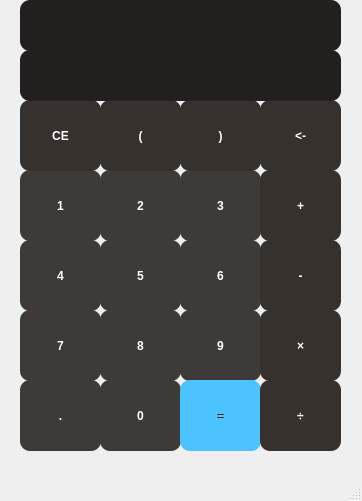
<?xml version="1.0" encoding="UTF-8"?>
<ui version="4.0">
 <class>MainWindow</class>
 <widget class="QMainWindow" name="MainWindow">
  <property name="geometry">
   <rect>
    <x>0</x>
    <y>0</y>
    <width>362</width>
    <height>501</height>
   </rect>
  </property>
  <property name="maximumSize">
   <size>
    <width>362</width>
    <height>16777215</height>
   </size>
  </property>
  <property name="windowTitle">
   <string>MainWindow</string>
  </property>
  <property name="windowIcon">
   <iconset>
    <normaloff>icon.png</normaloff>icon.png</iconset>
  </property>
  <property name="styleSheet">
   <string notr="true">MainWindow{
background-color:rgb(34, 31, 30);
}</string>
  </property>
  <widget class="QWidget" name="centralwidget">
   <widget class="QPushButton" name="Button4">
    <property name="geometry">
     <rect>
      <x>20</x>
      <y>240</y>
      <width>81</width>
      <height>71</height>
     </rect>
    </property>
    <property name="styleSheet">
     <string notr="true">QPushButton{
background-color:rgb(61, 58, 56);
font:bold;
color:rgb(255, 255, 255);
border-radius:10px;
}

QPushButton:hover{
background-color:rgb(55, 49, 46);
}

QPushButton:pressed{
background-color:rgb(61,58,56);
}</string>
    </property>
    <property name="text">
     <string>4</string>
    </property>
   </widget>
   <widget class="QPushButton" name="Button5">
    <property name="geometry">
     <rect>
      <x>100</x>
      <y>240</y>
      <width>81</width>
      <height>71</height>
     </rect>
    </property>
    <property name="styleSheet">
     <string notr="true">QPushButton{
background-color:rgb(61, 58, 56);
font:bold;
color:rgb(255, 255, 255);
border-radius:10px;
}

QPushButton:hover{
background-color:rgb(55, 49, 46);
}

QPushButton:pressed{
background-color:rgb(61,58,56);
}</string>
    </property>
    <property name="text">
     <string>5</string>
    </property>
   </widget>
   <widget class="QPushButton" name="Button6">
    <property name="geometry">
     <rect>
      <x>180</x>
      <y>240</y>
      <width>81</width>
      <height>71</height>
     </rect>
    </property>
    <property name="styleSheet">
     <string notr="true">QPushButton{
background-color:rgb(61, 58, 56);
font:bold;
color:rgb(255, 255, 255);
border-radius:10px;
}

QPushButton:hover{
background-color:rgb(55, 49, 46);
}

QPushButton:pressed{
background-color:rgb(61,58,56);
}</string>
    </property>
    <property name="text">
     <string>6</string>
    </property>
   </widget>
   <widget class="QPushButton" name="Button7">
    <property name="geometry">
     <rect>
      <x>20</x>
      <y>310</y>
      <width>81</width>
      <height>71</height>
     </rect>
    </property>
    <property name="styleSheet">
     <string notr="true">QPushButton{
background-color:rgb(61, 58, 56);
font:bold;
color:rgb(255, 255, 255);
border-radius:10px;
}

QPushButton:hover{
background-color:rgb(55, 49, 46);
}

QPushButton:pressed{
background-color:rgb(61,58,56);
}</string>
    </property>
    <property name="text">
     <string>7</string>
    </property>
   </widget>
   <widget class="QPushButton" name="Button8">
    <property name="geometry">
     <rect>
      <x>100</x>
      <y>310</y>
      <width>81</width>
      <height>71</height>
     </rect>
    </property>
    <property name="styleSheet">
     <string notr="true">QPushButton{
background-color:rgb(61, 58, 56);
font:bold;
color:rgb(255, 255, 255);
border-radius:10px;
}

QPushButton:hover{
background-color:rgb(55, 49, 46);
}

QPushButton:pressed{
background-color:rgb(61,58,56);
}</string>
    </property>
    <property name="text">
     <string>8</string>
    </property>
   </widget>
   <widget class="QPushButton" name="Button9">
    <property name="geometry">
     <rect>
      <x>180</x>
      <y>310</y>
      <width>81</width>
      <height>71</height>
     </rect>
    </property>
    <property name="styleSheet">
     <string notr="true">QPushButton{
background-color:rgb(61, 58, 56);
font:bold;
color:rgb(255, 255, 255);
border-radius:10px;
}

QPushButton:hover{
background-color:rgb(55, 49, 46);
}

QPushButton:pressed{
background-color:rgb(61,58,56);
}</string>
    </property>
    <property name="text">
     <string>9</string>
    </property>
   </widget>
   <widget class="QPushButton" name="dot">
    <property name="geometry">
     <rect>
      <x>20</x>
      <y>380</y>
      <width>81</width>
      <height>71</height>
     </rect>
    </property>
    <property name="styleSheet">
     <string notr="true">QPushButton{
background-color:rgb(61, 58, 56);
font:bold;
color:rgb(255, 255, 255);
border-radius:10px;
}

QPushButton:hover{
background-color:rgb(55, 49, 46);
}

QPushButton:pressed{
background-color:rgb(61,58,56);
}</string>
    </property>
    <property name="text">
     <string>.</string>
    </property>
   </widget>
   <widget class="QPushButton" name="Button1">
    <property name="geometry">
     <rect>
      <x>20</x>
      <y>170</y>
      <width>81</width>
      <height>71</height>
     </rect>
    </property>
    <property name="styleSheet">
     <string notr="true">QPushButton{
background-color:rgb(61, 58, 56);
font:bold;
color:rgb(255, 255, 255);
border-radius:10px;
}

QPushButton:hover{
background-color:rgb(55, 49, 46);
}

QPushButton:pressed{
background-color:rgb(61,58,56);
}</string>
    </property>
    <property name="text">
     <string>1</string>
    </property>
   </widget>
   <widget class="QPushButton" name="Button0">
    <property name="geometry">
     <rect>
      <x>100</x>
      <y>380</y>
      <width>81</width>
      <height>71</height>
     </rect>
    </property>
    <property name="styleSheet">
     <string notr="true">QPushButton{
background-color:rgb(61, 58, 56);
font:bold;
color:rgb(255, 255, 255);
border-radius:10px;
}

QPushButton:hover{
background-color:rgb(55, 49, 46);
}

QPushButton:pressed{
background-color:rgb(61,58,56);
}</string>
    </property>
    <property name="text">
     <string>0</string>
    </property>
   </widget>
   <widget class="QPushButton" name="equal">
    <property name="geometry">
     <rect>
      <x>180</x>
      <y>380</y>
      <width>81</width>
      <height>71</height>
     </rect>
    </property>
    <property name="styleSheet">
     <string notr="true">QPushButton{
background-color:rgb(76, 194, 255);
border-radius:10px;
}

QPushButton:hover{
background-color:rgb(67, 161, 210);
}

QPushButton:pressed{
background-color:rgb(76, 194, 255);
}</string>
    </property>
    <property name="text">
     <string>=</string>
    </property>
   </widget>
   <widget class="QPushButton" name="Button3">
    <property name="geometry">
     <rect>
      <x>180</x>
      <y>170</y>
      <width>81</width>
      <height>71</height>
     </rect>
    </property>
    <property name="styleSheet">
     <string notr="true">QPushButton{
background-color:rgb(61, 58, 56);
font:bold;
color:rgb(255, 255, 255);
border-radius:10px;
}

QPushButton:hover{
background-color:rgb(55, 49, 46);
}

QPushButton:pressed{
background-color:rgb(61,58,56);
}</string>
    </property>
    <property name="text">
     <string>3</string>
    </property>
   </widget>
   <widget class="QPushButton" name="Button2">
    <property name="geometry">
     <rect>
      <x>100</x>
      <y>170</y>
      <width>81</width>
      <height>71</height>
     </rect>
    </property>
    <property name="styleSheet">
     <string notr="true">QPushButton{
background-color:rgb(61, 58, 56);
font:bold;
color:rgb(255, 255, 255);
border-radius:10px;
}

QPushButton:hover{
background-color:rgb(55, 49, 46);
}

QPushButton:pressed{
background-color:rgb(61,58,56);
}</string>
    </property>
    <property name="text">
     <string>2</string>
    </property>
   </widget>
   <widget class="QPushButton" name="add">
    <property name="geometry">
     <rect>
      <x>260</x>
      <y>170</y>
      <width>81</width>
      <height>71</height>
     </rect>
    </property>
    <property name="styleSheet">
     <string notr="true">QPushButton{
background-color:rgb(55, 49, 46);
font:bold;
color:rgb(255, 255, 255);
border-radius:10px;
}

QPushButton:hover{
background-color:rgb(61,58,56);
}

QPushButton:pressed{
background-color:rgb(55, 49, 46);
}</string>
    </property>
    <property name="text">
     <string>+</string>
    </property>
   </widget>
   <widget class="QPushButton" name="sub">
    <property name="geometry">
     <rect>
      <x>260</x>
      <y>240</y>
      <width>81</width>
      <height>71</height>
     </rect>
    </property>
    <property name="styleSheet">
     <string notr="true">QPushButton{
background-color:rgb(55, 49, 46);
font:bold;
color:rgb(255, 255, 255);
border-radius:10px;
}

QPushButton:hover{
background-color:rgb(61,58,56);
}

QPushButton:pressed{
background-color:rgb(55, 49, 46);
}</string>
    </property>
    <property name="text">
     <string>-</string>
    </property>
   </widget>
   <widget class="QPushButton" name="divide">
    <property name="geometry">
     <rect>
      <x>260</x>
      <y>380</y>
      <width>81</width>
      <height>71</height>
     </rect>
    </property>
    <property name="styleSheet">
     <string notr="true">QPushButton{
background-color:rgb(55, 49, 46);
font:bold;
color:rgb(255, 255, 255);
border-radius:10px;
}

QPushButton:hover{
background-color:rgb(61,58,56);
}

QPushButton:pressed{
background-color:rgb(55, 49, 46);
}</string>
    </property>
    <property name="text">
     <string>÷</string>
    </property>
   </widget>
   <widget class="QPushButton" name="multiply">
    <property name="geometry">
     <rect>
      <x>260</x>
      <y>310</y>
      <width>81</width>
      <height>71</height>
     </rect>
    </property>
    <property name="styleSheet">
     <string notr="true">QPushButton{
background-color:rgb(55, 49, 46);
font:bold;
color:rgb(255, 255, 255);
border-radius:10px;
}

QPushButton:hover{
background-color:rgb(61,58,56);
}

QPushButton:pressed{
background-color:rgb(55, 49, 46);
}</string>
    </property>
    <property name="text">
     <string>×</string>
    </property>
   </widget>
   <widget class="QPushButton" name="clean">
    <property name="geometry">
     <rect>
      <x>20</x>
      <y>100</y>
      <width>81</width>
      <height>71</height>
     </rect>
    </property>
    <property name="styleSheet">
     <string notr="true">QPushButton{
background-color:rgb(55, 49, 46);
font:bold;
color:rgb(255, 255, 255);
border-radius:10px;
}

QPushButton:hover{
background-color:rgb(61,58,56);
}

QPushButton:pressed{
background-color:rgb(55, 49, 46);
}</string>
    </property>
    <property name="text">
     <string>CE</string>
    </property>
   </widget>
   <widget class="QPushButton" name="leftpar">
    <property name="geometry">
     <rect>
      <x>100</x>
      <y>100</y>
      <width>81</width>
      <height>71</height>
     </rect>
    </property>
    <property name="styleSheet">
     <string notr="true">QPushButton{
background-color:rgb(55, 49, 46);
font:bold;
color:rgb(255, 255, 255);
border-radius:10px;
}

QPushButton:hover{
background-color:rgb(61,58,56);
}

QPushButton:pressed{
background-color:rgb(55, 49, 46);
}</string>
    </property>
    <property name="text">
     <string>(</string>
    </property>
   </widget>
   <widget class="QPushButton" name="rightpar">
    <property name="geometry">
     <rect>
      <x>180</x>
      <y>100</y>
      <width>81</width>
      <height>71</height>
     </rect>
    </property>
    <property name="styleSheet">
     <string notr="true">QPushButton{
background-color:rgb(55, 49, 46);
font:bold;
color:rgb(255, 255, 255);
border-radius:10px;
}

QPushButton:hover{
background-color:rgb(61,58,56);
}

QPushButton:pressed{
background-color:rgb(55, 49, 46);
}</string>
    </property>
    <property name="text">
     <string>)</string>
    </property>
   </widget>
   <widget class="QPushButton" name="undo">
    <property name="geometry">
     <rect>
      <x>260</x>
      <y>100</y>
      <width>81</width>
      <height>71</height>
     </rect>
    </property>
    <property name="styleSheet">
     <string notr="true">QPushButton{
background-color:rgb(55, 49, 46);
font:bold;
color:rgb(255, 255, 255);
border-radius:10px;
}

QPushButton:hover{
background-color:rgb(61,58,56);
}

QPushButton:pressed{
background-color:rgb(55, 49, 46);
}</string>
    </property>
    <property name="text">
     <string>&lt;-</string>
    </property>
   </widget>
   <widget class="QLabel" name="display">
    <property name="geometry">
     <rect>
      <x>20</x>
      <y>0</y>
      <width>321</width>
      <height>51</height>
     </rect>
    </property>
    <property name="styleSheet">
     <string notr="true">QLabel{
background-color:rgb(34, 31, 30);
font:bold;
color:rgb(255, 255, 255);
border-radius:10px;
}</string>
    </property>
    <property name="text">
     <string/>
    </property>
    <property name="alignment">
     <set>Qt::AlignCenter</set>
    </property>
    <property name="wordWrap">
     <bool>true</bool>
    </property>
   </widget>
   <widget class="QLabel" name="result">
    <property name="geometry">
     <rect>
      <x>20</x>
      <y>50</y>
      <width>321</width>
      <height>51</height>
     </rect>
    </property>
    <property name="styleSheet">
     <string notr="true">QLabel{
background-color:rgb(34, 31, 30);
font:bold;
color:rgb(255, 255, 255);
border-radius:10px;
}</string>
    </property>
    <property name="text">
     <string/>
    </property>
    <property name="alignment">
     <set>Qt::AlignRight|Qt::AlignTrailing|Qt::AlignVCenter</set>
    </property>
   </widget>
  </widget>
  <widget class="QMenuBar" name="menubar">
   <property name="geometry">
    <rect>
     <x>0</x>
     <y>0</y>
     <width>362</width>
     <height>26</height>
    </rect>
   </property>
  </widget>
  <widget class="QStatusBar" name="statusbar"/>
 </widget>
 <resources/>
 <connections/>
</ui>
